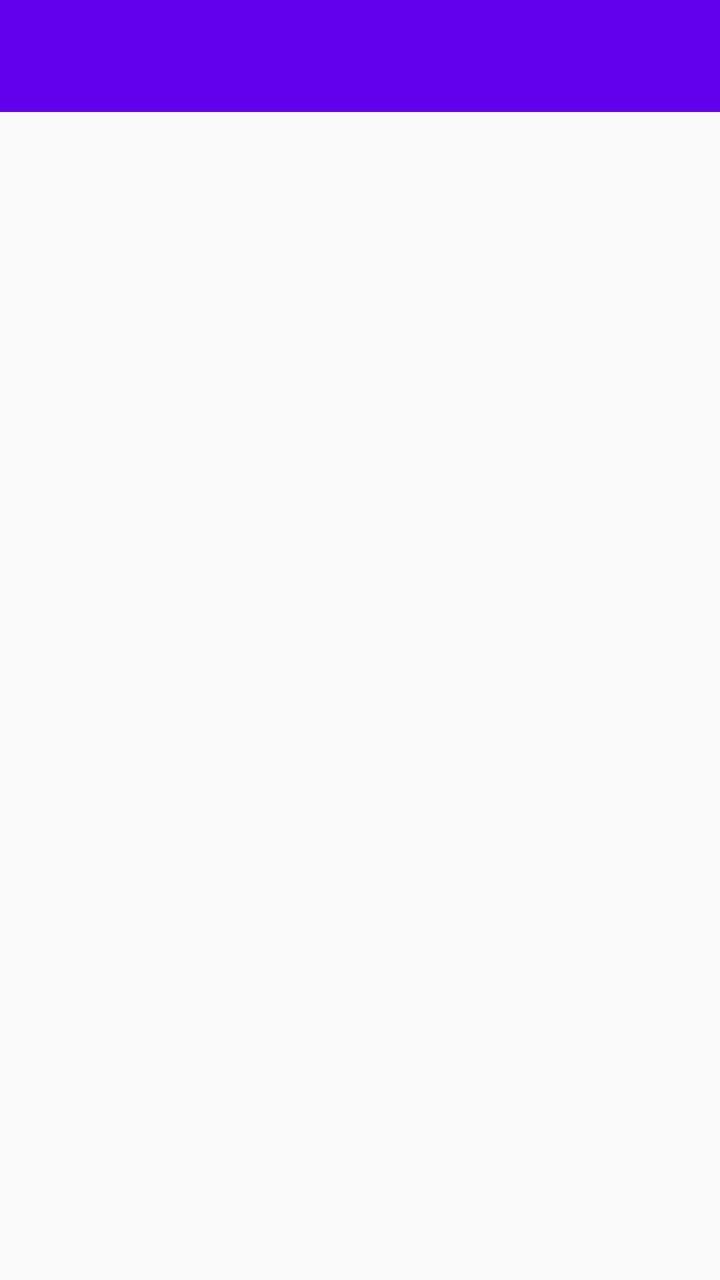
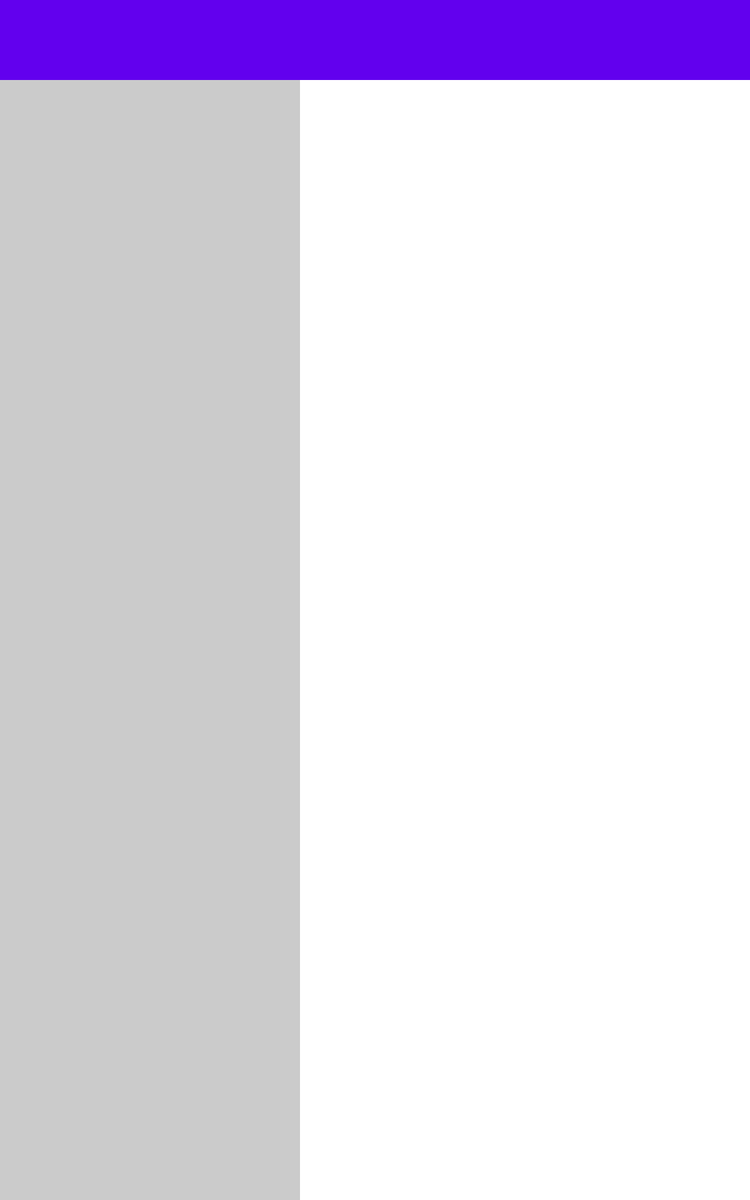

Two renders of one Android screen. The first uses the default layout on a phone; the second uses the alternative layout the repository ships for a different screen configuration, on a matching device. The two XML files are below.
<!-- AndroidManifest.xml: activity theme AppTheme.NoActionBar -->
<!-- res/layout/activity_main.xml -->
<?xml version="1.0" encoding="utf-8"?>
<RelativeLayout xmlns:android="http://schemas.android.com/apk/res/android"
    xmlns:app="http://schemas.android.com/apk/res-auto"
    xmlns:tools="http://schemas.android.com/tools"
    android:layout_width="match_parent"
    android:layout_height="match_parent"
    android:fitsSystemWindows="true"
    tools:context="com.smaz.movieapp.MainActivity">

    <android.support.design.widget.AppBarLayout
        android:layout_width="match_parent"
        android:layout_height="wrap_content"
        android:theme="@style/AppTheme.AppBarOverlay"
        android:id="@+id/toolbar2">

        <android.support.v7.widget.Toolbar
            android:id="@+id/toolbar"
            android:layout_width="match_parent"
            android:layout_height="?attr/actionBarSize"
            android:background="?attr/colorPrimary"
            app:popupTheme="@style/AppTheme.PopupOverlay" />

    </android.support.design.widget.AppBarLayout>

    <FrameLayout
        android:id="@+id/container"
        android:layout_width="match_parent" android:layout_height="match_parent"
        android:layout_below="@+id/toolbar2"
        tools:context=".MainActivity" tools:ignore="MergeRootFrame"
        />

</RelativeLayout>
<!-- resources referenced by this layout -->
<resources>
  <style name="AppTheme.AppBarOverlay" parent="ThemeOverlay.AppCompat.Dark.ActionBar" />
  <style name="AppTheme.PopupOverlay" parent="ThemeOverlay.AppCompat.Light" />
  <style name="AppTheme.NoActionBar">
          <item name="windowActionBar">true</item>
          <item name="windowNoTitle">true</item>
      </style>
</resources>
<!-- res/layout-sw600dp/activity_main.xml (the repository's variant of the layout above) -->
<!-- drawn on a 7-inch tablet held upright -->
<?xml version="1.0" encoding="utf-8"?>
<LinearLayout xmlns:android="http://schemas.android.com/apk/res/android"
    xmlns:app="http://schemas.android.com/apk/res-auto"
    xmlns:tools="http://schemas.android.com/tools"
    android:orientation="vertical" android:layout_width="match_parent"
    android:layout_height="match_parent"
    tools:context="com.smaz.movieapp.MainActivity">
    <android.support.design.widget.AppBarLayout
        android:layout_width="match_parent"
        android:layout_height="wrap_content"
        android:theme="@style/AppTheme.AppBarOverlay"
        android:id="@+id/toolbar2">

        <android.support.v7.widget.Toolbar
            android:id="@+id/toolbar"
            android:layout_width="match_parent"
            android:layout_height="?attr/actionBarSize"
            android:background="?attr/colorPrimary"
            app:popupTheme="@style/AppTheme.PopupOverlay" />

    </android.support.design.widget.AppBarLayout>
    <LinearLayout
        android:layout_width="match_parent"
        android:layout_height="match_parent"
        android:orientation="horizontal">

        <FrameLayout
            android:layout_width="0dp"
            android:layout_height="match_parent"
            android:layout_weight="0.4"
            android:id="@+id/container"
            android:background="#cbcbcb" />

        <FrameLayout
            android:layout_width="0dp"
            android:layout_height="match_parent"
            android:layout_weight="0.6"
            android:id="@+id/fDetail"

            android:background="#FFFFFF" />

    </LinearLayout>



</LinearLayout>
